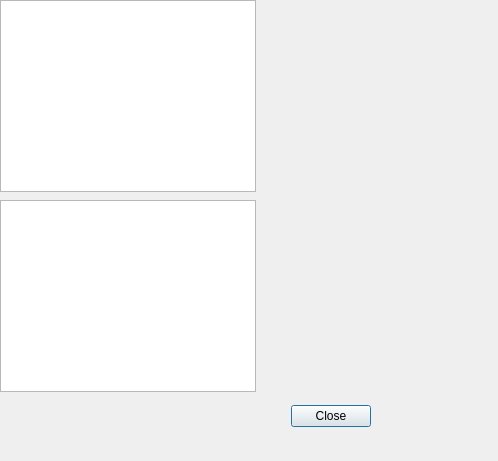
<?xml version="1.0" encoding="UTF-8"?>
<ui version="4.0">
 <class>FinalStatsWindow</class>
 <widget class="QDialog" name="FinalStatsWindow">
  <property name="geometry">
   <rect>
    <x>0</x>
    <y>0</y>
    <width>498</width>
    <height>461</height>
   </rect>
  </property>
  <property name="windowTitle">
   <string>Dialog</string>
  </property>
  <widget class="QDialogButtonBox" name="buttonBox">
   <property name="geometry">
    <rect>
     <x>30</x>
     <y>400</y>
     <width>341</width>
     <height>32</height>
    </rect>
   </property>
   <property name="orientation">
    <enum>Qt::Horizontal</enum>
   </property>
   <property name="standardButtons">
    <set>QDialogButtonBox::Close</set>
   </property>
  </widget>
  <widget class="QTableWidget" name="tableSources">
   <property name="geometry">
    <rect>
     <x>0</x>
     <y>0</y>
     <width>256</width>
     <height>192</height>
    </rect>
   </property>
  </widget>
  <widget class="QTableWidget" name="tableDevices">
   <property name="geometry">
    <rect>
     <x>0</x>
     <y>200</y>
     <width>256</width>
     <height>192</height>
    </rect>
   </property>
  </widget>
 </widget>
 <resources/>
 <connections>
  <connection>
   <sender>buttonBox</sender>
   <signal>accepted()</signal>
   <receiver>FinalStatsWindow</receiver>
   <slot>accept()</slot>
   <hints>
    <hint type="sourcelabel">
     <x>248</x>
     <y>254</y>
    </hint>
    <hint type="destinationlabel">
     <x>157</x>
     <y>274</y>
    </hint>
   </hints>
  </connection>
  <connection>
   <sender>buttonBox</sender>
   <signal>rejected()</signal>
   <receiver>FinalStatsWindow</receiver>
   <slot>reject()</slot>
   <hints>
    <hint type="sourcelabel">
     <x>316</x>
     <y>260</y>
    </hint>
    <hint type="destinationlabel">
     <x>286</x>
     <y>274</y>
    </hint>
   </hints>
  </connection>
 </connections>
</ui>
